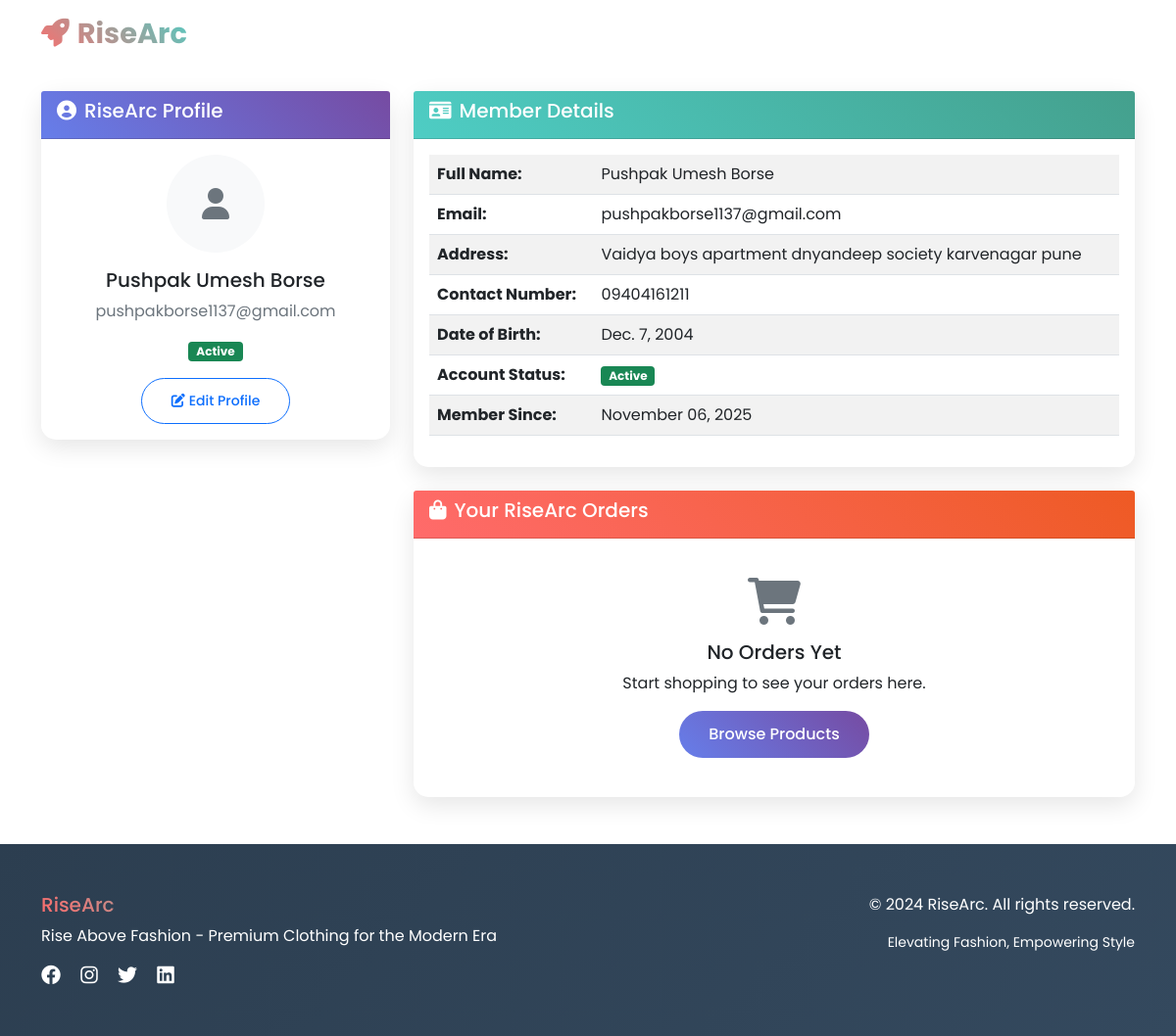
/dashboard/ (signed in), run on the app's committed database.
### ecommerce_app/models.py (models this page shows, shortened)
class UserProfile(models.Model):
    user = models.OneToOneField(User, on_delete=models.CASCADE)
    full_name = models.CharField(max_length=100)
    address = models.TextField()
    contact_number = models.CharField(max_length=15)
    date_of_birth = models.DateField()
    profile_photo = models.ImageField(upload_to='profile_photos/', blank=True, null=True)
    is_active = models.BooleanField(default=True)
    created_at = models.DateTimeField(default=timezone.now)

### ecommerce_app/views.py (the view)
# urls.py: path('dashboard/', views.user_dashboard, name='user_dashboard'),
@login_required
def user_dashboard(request):
    try:
        profile = UserProfile.objects.get(user=request.user)
    except UserProfile.DoesNotExist:
        profile = None
    orders = Order.objects.filter(user=request.user).order_by('-created_at')
    return render(request, 'user_dashboard.html', {
        'profile': profile,
        'orders': orders
    })

### ecommerce_app/templates/user_dashboard.html (shortened to what this page needs)
{% extends 'base.html' %}
{% block content %}
<div class="container mt-4">
    <div class="row">
        <div class="col-md-4">
            <div class="card">
                <div class="card-header text-white" style="background: linear-gradient(45deg, #667eea, #764ba2);">
                    <h5 class="animate__animated animate__fadeInLeft"><i class="fas fa-user-circle me-2"></i>RiseArc Profile</h5>
                </div>
                <div class="card-body text-center animate__animated animate__fadeInUp">
                    {% if profile.profile_photo %}
                        <img src="{{ profile.profile_photo.url }}" class="rounded-circle mb-3" width="100" height="100" style="object-fit: cover;">
                    {% else %}
                        <div class="bg-light rounded-circle mx-auto mb-3 d-flex align-items-center justify-content-center" style="width: 100px; height: 100px;">
                            <i class="fas fa-user fa-2x text-muted"></i>
                        </div>
                    {% endif %}
                    {% if profile %}
                        <h5>{{ profile.full_name }}</h5>
                        <p class="text-muted">{{ user.email }}</p>
                        <span class="badge {% if profile.is_active %}bg-success{% else %}bg-danger{% endif %}">
                            {% if profile.is_active %}Active{% else %}Inactive{% endif %}
                        </span>
                    {% else %}
                        <h5>{{ user.username }}</h5>
                        <p class="text-muted">{{ user.email }}</p>
                        <p class="text-warning">Profile not completed</p>
                    {% endif %}
                    <div class="mt-3">
                        <a href="{% url 'edit_profile' %}" class="btn btn-outline-primary btn-sm">
                            <i class="fas fa-edit me-1"></i>Edit Profile
                        </a>
                    </div>
                </div>
            </div>
        </div>
        <div class="col-md-8">
            <div class="card">
                <div class="card-header text-white" style="background: linear-gradient(45deg, #4ecdc4, #44a08d);">
                    <h5 class="animate__animated animate__fadeInRight"><i class="fas fa-id-card me-2"></i>Member Details</h5>
                </div>
                <div class="card-body">
                    {% if profile %}
                        <table class="table table-striped">
                            <tr>
                                <th>Full Name:</th>
                                <td>{{ profile.full_name }}</td>
                            </tr>
                            <tr>
                                <th>Email:</th>
                                <td>{{ user.email }}</td>
                            </tr>
                            <tr>
                                <th>Address:</th>
                                <td>{{ profile.address }}</td>
                            </tr>
                            <tr>
                                <th>Contact Number:</th>
                                <td>{{ profile.contact_number }}</td>
                            </tr>
                            <tr>
                                <th>Date of Birth:</th>
                                <td>{{ profile.date_of_birth }}</td>
                            </tr>
                            <tr>
                                <th>Account Status:</th>
                                <td>
                                    <span class="badge {% if profile.is_active %}bg-success{% else %}bg-danger{% endif %}">
                                        {% if profile.is_active %}Active{% else %}Inactive{% endif %}
                                    </span>
                                </td>
                            </tr>
                            <tr>
                                <th>Member Since:</th>
                                <td>{{ profile.created_at|date:"F d, Y" }}</td>
                            </tr>
                        </table>
                    {% endif %}
                </div>
            </div>
            <div class="card mt-4">
                <div class="card-header text-white" style="background: linear-gradient(45deg, #ff6b6b, #ee5a24);">
                    <h5 class="animate__animated animate__fadeInLeft"><i class="fas fa-shopping-bag me-2"></i>Your RiseArc Orders</h5>
                </div>
                <div class="card-body">
                    {% if orders %}
                        <div class="table-responsive">
                            <table class="table table-striped">
                                <thead>
                                    <tr>
                                        <th>Order #</th>
                                        <th>Date</th>
                                        <th>Total</th>
                                        <th>Status</th>
                                    </tr>
                                </thead>
                                <tbody>
                                    {% for order in orders %}
                                    <tr>
                                        <td>#{{ order.id }}</td>
                                        <td>{{ order.created_at|date:"M d, Y" }}</td>
                                        <td>${{ order.total_amount }}</td>
                                        <td>
                                            <span class="badge bg-primary">{{ order.get_status_display }}</span>
                                        </td>
                                    </tr>
                                    {% endfor %}
                                </tbody>
                            </table>
                        </div>
                    {% else %}
                        <div class="text-center py-4">
                            <i class="fas fa-shopping-cart fa-3x text-muted mb-3"></i>
                            <h5>No Orders Yet</h5>
                            <p>Start shopping to see your orders here.</p>
                            <a href="{% url 'products' %}" class="btn btn-primary">Browse Products</a>
                        </div>
                    {% endif %}
                </div>
            </div>
        </div>
    </div>
</div>
{% endblock %}

### ecommerce_app/templates/base.html (style rules this page uses)
* { font-family: 'Poppins', sans-serif; }
.btn { border-radius: 25px; padding: 12px 30px; font-weight: 500; transition: all 0.3s ease; }
.btn-primary { background: linear-gradient(45deg, #667eea, #764ba2); border: none; }
.card { border: none; border-radius: 15px; box-shadow: 0 8px 25px rgba(0,0,0,0.1); transition: all 0.3s ease; }

### data on the page
UserProfile: full_name "Pushpak Umesh Borse", address "Vaidya boys apartment dnyandeep society karvenagar pune", contact_number "09404161211", date_of_birth "Dec. 7, 2004", created_at "November 06, 2025"

### other printed values
{{ user.email }} "pushpakborse1137@gmail.com"
